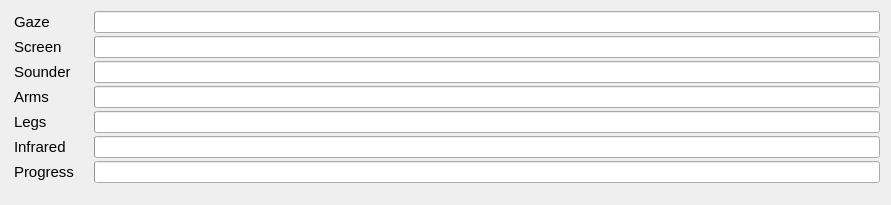
   <widget class="QWidget" name="formLayoutWidget">
    <property name="geometry">
     <rect>
      <x>350</x>
      <y>570</y>
      <width>891</width>
      <height>205</height>
     </rect>
    </property>
    <layout class="QFormLayout" name="formLayout">
     <property name="horizontalSpacing">
      <number>20</number>
     </property>
     <property name="verticalSpacing">
      <number>3</number>
     </property>
     <property name="leftMargin">
      <number>14</number>
     </property>
     <property name="topMargin">
      <number>11</number>
     </property>
     <item row="0" column="0">
      <widget class="QLabel" name="label">
       <property name="font">
        <font>
         <family>Ubuntu</family>
         <pointsize>11</pointsize>
        </font>
       </property>
       <property name="text">
        <string>Gaze</string>
       </property>
      </widget>
     </item>
     <item row="1" column="0">
      <widget class="QLabel" name="label_2">
       <property name="font">
        <font>
         <family>Ubuntu</family>
         <pointsize>11</pointsize>
        </font>
       </property>
       <property name="text">
        <string>Screen</string>
       </property>
      </widget>
     </item>
     <item row="2" column="0">
      <widget class="QLabel" name="label_3">
       <property name="font">
        <font>
         <family>Ubuntu</family>
         <pointsize>11</pointsize>
        </font>
       </property>
       <property name="text">
        <string>Sounder</string>
       </property>
      </widget>
     </item>
     <item row="3" column="0">
      <widget class="QLabel" name="label_4">
       <property name="font">
        <font>
         <family>Ubuntu</family>
         <pointsize>11</pointsize>
        </font>
       </property>
       <property name="text">
        <string>Arms</string>
       </property>
      </widget>
     </item>
     <item row="4" column="0">
      <widget class="QLabel" name="label_23">
       <property name="font">
        <font>
         <family>Ubuntu</family>
         <pointsize>11</pointsize>
        </font>
       </property>
       <property name="text">
        <string>Legs</string>
       </property>
      </widget>
     </item>
     <item row="5" column="0">
      <widget class="QLabel" name="label_24">
       <property name="font">
        <font>
         <family>Ubuntu</family>
         <pointsize>11</pointsize>
        </font>
       </property>
       <property name="text">
        <string>Infrared</string>
       </property>
      </widget>
     </item>
     <item row="0" column="1">
      <widget class="QProgressBar" name="progressBar">
       <property name="contextMenuPolicy">
        <enum>Qt::DefaultContextMenu</enum>
       </property>
       <property name="styleSheet">
        <string notr="true"/>
       </property>
       <property name="value">
        <number>0</number>
       </property>
       <property name="textVisible">
        <bool>false</bool>
       </property>
       <property name="orientation">
        <enum>Qt::Horizontal</enum>
       </property>
       <property name="invertedAppearance">
        <bool>false</bool>
       </property>
       <property name="format">
        <string/>
       </property>
      </widget>
     </item>
     <item row="1" column="1">
      <widget class="QProgressBar" name="progressBar_2">
       <property name="value">
        <number>0</number>
       </property>
       <property name="textVisible">
        <bool>false</bool>
       </property>
       <property name="format">
        <string/>
       </property>
      </widget>
     </item>
     <item row="2" column="1">
      <widget class="QProgressBar" name="progressBar_3">
       <property name="value">
        <number>0</number>
       </property>
       <property name="textVisible">
        <bool>false</bool>
       </property>
       <property name="format">
        <string/>
       </property>
      </widget>
     </item>
     <item row="3" column="1">
      <widget class="QProgressBar" name="progressBar_4">
       <property name="value">
        <number>0</number>
       </property>
       <property name="textVisible">
        <bool>false</bool>
       </property>
       <property name="format">
        <string/>
       </property>
      </widget>
     </item>
     <item row="4" column="1">
      <widget class="QProgressBar" name="progressBar_5">
       <property name="value">
        <number>0</number>
       </property>
       <property name="textVisible">
        <bool>false</bool>
       </property>
       <property name="format">
        <string/>
       </property>
      </widget>
     </item>
     <item row="5" column="1">
      <widget class="QProgressBar" name="progressBar_6">
       <property name="value">
        <number>0</number>
       </property>
       <property name="textVisible">
        <bool>false</bool>
       </property>
       <property name="format">
        <string/>
       </property>
      </widget>
     </item>
     <item row="6" column="1">
      <widget class="QProgressBar" name="progressBar_7">
       <property name="value">
        <number>0</number>
       </property>
       <property name="textVisible">
        <bool>false</bool>
       </property>
       <property name="format">
        <string/>
       </property>
      </widget>
     </item>
     <item row="6" column="0">
      <widget class="QLabel" name="label_38">
       <property name="font">
        <font>
         <family>Ubuntu</family>
         <pointsize>11</pointsize>
        </font>
       </property>
       <property name="text">
        <string>Progress</string>
       </property>
      </widget>
     </item>
    </layout>
   </widget>
